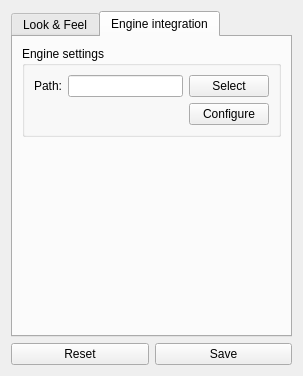
<?xml version="1.0" encoding="UTF-8"?>
<ui version="4.0">
 <class>SettingsDialog</class>
 <widget class="QDialog" name="SettingsDialog">
  <property name="geometry">
   <rect>
    <x>0</x>
    <y>0</y>
    <width>303</width>
    <height>376</height>
   </rect>
  </property>
  <property name="sizePolicy">
   <sizepolicy hsizetype="Expanding" vsizetype="Expanding">
    <horstretch>0</horstretch>
    <verstretch>0</verstretch>
   </sizepolicy>
  </property>
  <property name="windowTitle">
   <string>Dialog</string>
  </property>
  <layout class="QVBoxLayout" name="verticalLayout">
   <item>
    <layout class="QVBoxLayout" name="verticalLayout_2">
     <item>
      <widget class="QTabWidget" name="tabWidget">
       <property name="currentIndex">
        <number>1</number>
       </property>
       <widget class="QWidget" name="BoardTab">
        <attribute name="title">
         <string>Look &amp;&amp; Feel</string>
        </attribute>
        <layout class="QGridLayout" name="gridLayout_2">
         <item row="1" column="0">
          <widget class="QGroupBox" name="groupBox_2">
           <property name="title">
            <string>Other</string>
           </property>
           <layout class="QGridLayout" name="gridLayout_4">
            <item row="0" column="0">
             <widget class="QLabel" name="label_6">
              <property name="text">
               <string>Draw coordinates:</string>
              </property>
             </widget>
            </item>
            <item row="0" column="1">
             <widget class="QCheckBox" name="CoordsCheckBox">
              <property name="text">
               <string/>
              </property>
             </widget>
            </item>
           </layout>
          </widget>
         </item>
         <item row="0" column="0">
          <widget class="QGroupBox" name="groupBox">
           <property name="title">
            <string>Board</string>
           </property>
           <layout class="QGridLayout" name="gridLayout_3">
            <item row="1" column="1">
             <widget class="QPushButton" name="DSColorButton">
              <property name="text">
               <string/>
              </property>
             </widget>
            </item>
            <item row="0" column="0">
             <widget class="QLabel" name="label">
              <property name="text">
               <string>Lightsquares color:</string>
              </property>
             </widget>
            </item>
            <item row="2" column="0">
             <widget class="QLabel" name="label_3">
              <property name="text">
               <string>Field selection color:</string>
              </property>
             </widget>
            </item>
            <item row="3" column="1">
             <widget class="QComboBox" name="PieceSetList"/>
            </item>
            <item row="1" column="0">
             <widget class="QLabel" name="label_2">
              <property name="text">
               <string>Darksquares color:</string>
              </property>
             </widget>
            </item>
            <item row="0" column="1">
             <widget class="QPushButton" name="LSColorButton">
              <property name="text">
               <string/>
              </property>
             </widget>
            </item>
            <item row="3" column="0">
             <widget class="QLabel" name="label_4">
              <property name="text">
               <string>Piece set:</string>
              </property>
             </widget>
            </item>
            <item row="2" column="1">
             <widget class="QPushButton" name="SelectionColorButton">
              <property name="text">
               <string/>
              </property>
             </widget>
            </item>
           </layout>
          </widget>
         </item>
         <item row="2" column="0">
          <widget class="QGroupBox" name="groupBox_3">
           <property name="title">
            <string>Theme</string>
           </property>
           <layout class="QGridLayout" name="gridLayout_6">
            <item row="0" column="0">
             <widget class="QComboBox" name="ThemeList"/>
            </item>
           </layout>
          </widget>
         </item>
        </layout>
       </widget>
       <widget class="QWidget" name="EngineTab">
        <attribute name="title">
         <string>Engine integration</string>
        </attribute>
        <layout class="QGridLayout" name="gridLayout_5">
         <item row="0" column="0">
          <widget class="QGroupBox" name="groupBox_4">
           <property name="sizePolicy">
            <sizepolicy hsizetype="Preferred" vsizetype="Minimum">
             <horstretch>0</horstretch>
             <verstretch>0</verstretch>
            </sizepolicy>
           </property>
           <property name="title">
            <string>Engine settings</string>
           </property>
           <layout class="QGridLayout" name="gridLayout">
            <item row="0" column="0">
             <widget class="QLabel" name="label_5">
              <property name="text">
               <string>Path:</string>
              </property>
             </widget>
            </item>
            <item row="1" column="2">
             <widget class="QPushButton" name="ConfigureEngineButton">
              <property name="text">
               <string>Configure</string>
              </property>
             </widget>
            </item>
            <item row="0" column="1">
             <widget class="QLineEdit" name="EnginePath">
              <property name="text">
               <string/>
              </property>
             </widget>
            </item>
            <item row="0" column="2">
             <widget class="QPushButton" name="SelectEngineButton">
              <property name="text">
               <string>Select</string>
              </property>
             </widget>
            </item>
           </layout>
          </widget>
         </item>
         <item row="1" column="0">
          <spacer name="verticalSpacer">
           <property name="orientation">
            <enum>Qt::Vertical</enum>
           </property>
           <property name="sizeHint" stdset="0">
            <size>
             <width>20</width>
             <height>40</height>
            </size>
           </property>
          </spacer>
         </item>
        </layout>
       </widget>
      </widget>
     </item>
    </layout>
   </item>
   <item>
    <layout class="QHBoxLayout" name="horizontalLayout_2">
     <item>
      <widget class="QPushButton" name="pushButton_2">
       <property name="text">
        <string>Reset</string>
       </property>
      </widget>
     </item>
     <item>
      <widget class="QPushButton" name="pushButton">
       <property name="text">
        <string>Save</string>
       </property>
      </widget>
     </item>
    </layout>
   </item>
  </layout>
 </widget>
 <resources/>
 <connections>
  <connection>
   <sender>LSColorButton</sender>
   <signal>clicked()</signal>
   <receiver>SettingsDialog</receiver>
   <slot>lightSquaresColorClicked()</slot>
   <hints>
    <hint type="sourcelabel">
     <x>204</x>
     <y>86</y>
    </hint>
    <hint type="destinationlabel">
     <x>269</x>
     <y>45</y>
    </hint>
   </hints>
  </connection>
  <connection>
   <sender>SelectionColorButton</sender>
   <signal>clicked()</signal>
   <receiver>SettingsDialog</receiver>
   <slot>selectionColorClicked()</slot>
   <hints>
    <hint type="sourcelabel">
     <x>228</x>
     <y>146</y>
    </hint>
    <hint type="destinationlabel">
     <x>269</x>
     <y>159</y>
    </hint>
   </hints>
  </connection>
  <connection>
   <sender>pushButton</sender>
   <signal>clicked()</signal>
   <receiver>SettingsDialog</receiver>
   <slot>saveClicked()</slot>
   <hints>
    <hint type="sourcelabel">
     <x>207</x>
     <y>288</y>
    </hint>
    <hint type="destinationlabel">
     <x>264</x>
     <y>305</y>
    </hint>
   </hints>
  </connection>
  <connection>
   <sender>pushButton_2</sender>
   <signal>clicked()</signal>
   <receiver>SettingsDialog</receiver>
   <slot>resetClicked()</slot>
   <hints>
    <hint type="sourcelabel">
     <x>86</x>
     <y>292</y>
    </hint>
    <hint type="destinationlabel">
     <x>72</x>
     <y>305</y>
    </hint>
   </hints>
  </connection>
  <connection>
   <sender>PieceSetList</sender>
   <signal>currentIndexChanged(QString)</signal>
   <receiver>SettingsDialog</receiver>
   <slot>pieceSetChanged(QString)</slot>
   <hints>
    <hint type="sourcelabel">
     <x>181</x>
     <y>172</y>
    </hint>
    <hint type="destinationlabel">
     <x>266</x>
     <y>199</y>
    </hint>
   </hints>
  </connection>
  <connection>
   <sender>DSColorButton</sender>
   <signal>clicked()</signal>
   <receiver>SettingsDialog</receiver>
   <slot>darkSquaresColorClicked()</slot>
   <hints>
    <hint type="sourcelabel">
     <x>165</x>
     <y>111</y>
    </hint>
    <hint type="destinationlabel">
     <x>265</x>
     <y>129</y>
    </hint>
   </hints>
  </connection>
  <connection>
   <sender>CoordsCheckBox</sender>
   <signal>toggled(bool)</signal>
   <receiver>SettingsDialog</receiver>
   <slot>checkBoxToggled(bool)</slot>
   <hints>
    <hint type="sourcelabel">
     <x>154</x>
     <y>240</y>
    </hint>
    <hint type="destinationlabel">
     <x>265</x>
     <y>239</y>
    </hint>
   </hints>
  </connection>
 </connections>
 <slots>
  <slot>lightSquaresColorClicked()</slot>
  <slot>darkSquaresColorClicked()</slot>
  <slot>selectionColorClicked()</slot>
  <slot>saveClicked()</slot>
  <slot>resetClicked()</slot>
  <slot>checkBoxToggled(bool)</slot>
  <slot>pieceSetChanged(QString)</slot>
 </slots>
</ui>
